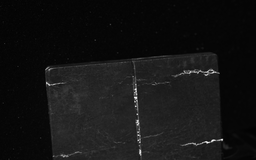
#> input picture Research Computer Vision/Active contours/test_image1.bmp, 256 x 160 px, shrunk from 1920 x 1200 before the run
$ jupyter execute --allow-errors 'Morphological Snakes.ipynb'
#> lines starting #> are read from the running program, lines starting #| are printed output that depends on the picture; after the words box and inside, x2 and y2 are one past the last pixel; in counts of white or black regions, pixels touching at a corner belong together
Morphological Snakes

[cell 1]
import cv2
from matplotlib import pyplot as plt
#img = cv2.imread(r'test_image1.bmp')
#img = cv.imread('test_image1.bmp', cv.IMREAD_GRAYSCALE)

img = cv2.imread(r'test_image1.bmp')
#> img is the input picture: shape (160, 256, 3); min 1, max 255, mean 19.7
img = cv2.cvtColor(img,cv2.COLOR_BGR2GRAY)
#> img: shape (160, 256)

[cell 2]
import numpy as np
import matplotlib.pyplot as plt
from skimage import img_as_float
from skimage.segmentation import (morphological_chan_vese,
                                  morphological_geodesic_active_contour,
                                  inverse_gaussian_gradient,
                                  checkerboard_level_set)


def store_evolution_in(lst):
    """Returns a callback function to store the evolution of the level sets in
    the given list.
    """

    def _store(x):
        lst.append(np.copy(x))

    return _store


# Morphological ACWE
#image = img_as_float(data.camera())
image = img_as_float(img)

# Initial level set
init_ls = checkerboard_level_set(image.shape, 6)
# List with intermediate results for plotting the evolution
evolution = []
callback = store_evolution_in(evolution)
ls = morphological_chan_vese(image, num_iter=35, init_level_set=init_ls,
                             smoothing=3, iter_callback=callback)
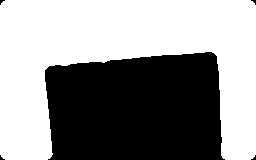
#> ls: shape (160, 256) int8; values 0 (black) and 1 (white), 57.5% white; 5 black regions (4 under 20 px), largest, box (x1, y1, x2, y2) and area: (45, 52, 225, 160) 17343

fig, axes = plt.subplots(2, 2, figsize=(8, 8))
ax = axes.flatten()

ax[0].imshow(image, cmap="gray")
ax[0].set_axis_off()
ax[0].contour(ls, [0.5], colors='r')
ax[0].set_title("Morphological ACWE segmentation", fontsize=12)

ax[1].imshow(ls, cmap="gray")
ax[1].set_axis_off()
contour = ax[1].contour(evolution[2], [0.5], colors='g')
contour.collections[0].set_label("Iteration 2")
contour = ax[1].contour(evolution[7], [0.5], colors='y')
contour.collections[0].set_label("Iteration 7")
contour = ax[1].contour(evolution[-1], [0.5], colors='r')
contour.collections[0].set_label("Iteration 35")
ax[1].legend(loc="upper right")
title = "Morphological ACWE evolution"
ax[1].set_title(title, fontsize=12)


# Morphological GAC
image = img_as_float(img)
#image = cv.imread('test_image1.bmp')
gimage = inverse_gaussian_gradient(image)
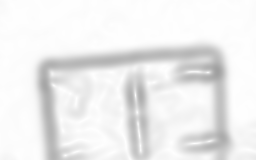
#> gimage: shape (160, 256) float64; min 0.626, max 1, mean 0.933

# Initial level set
init_ls = np.zeros(image.shape, dtype=np.int8)
init_ls[10:-10, 10:-10] = 1
# List with intermediate results for plotting the evolution
evolution = []
callback = store_evolution_in(evolution)
ls = morphological_geodesic_active_contour(gimage, num_iter=230,
                                           init_level_set=init_ls,
                                           smoothing=1, balloon=-1,
                                           threshold=0.69,
                                           iter_callback=callback)
#> ls: shape (160, 256) int8; every value is 0

ax[2].imshow(image, cmap="gray")
ax[2].set_axis_off()
ax[2].contour(ls, [0.5], colors='r')
ax[2].set_title("Morphological GAC segmentation", fontsize=12)

ax[3].imshow(ls, cmap="gray")
ax[3].set_axis_off()
contour = ax[3].contour(evolution[0], [0.5], colors='g')
contour.collections[0].set_label("Iteration 0")
contour = ax[3].contour(evolution[100], [0.5], colors='y')
contour.collections[0].set_label("Iteration 100")
contour = ax[3].contour(evolution[-1], [0.5], colors='r')
contour.collections[0].set_label("Iteration 230")
#> (the rest of this cell did not finish here and is left out)
